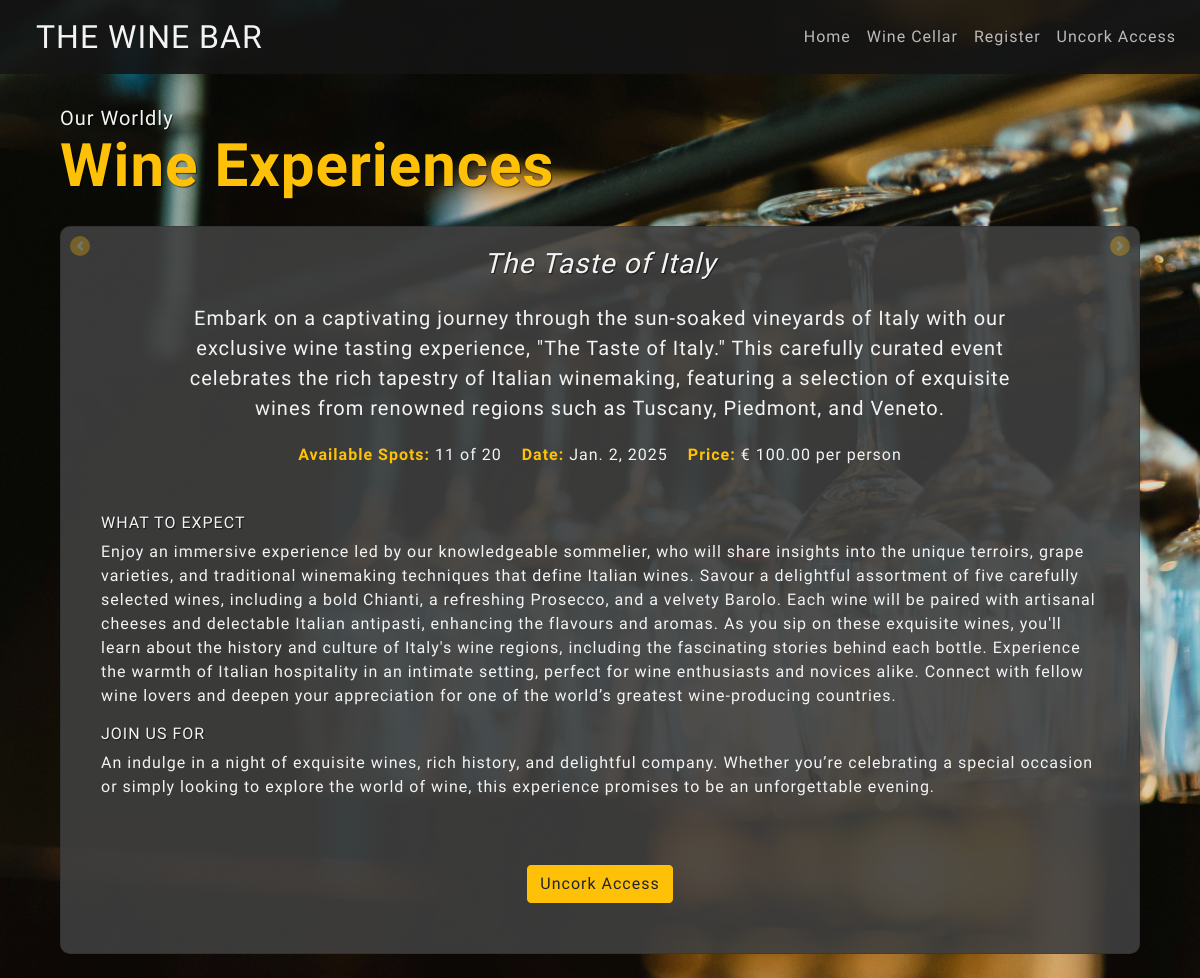
/wine_cellar/wine_cellar/, run on an earlier commit of the app's database.
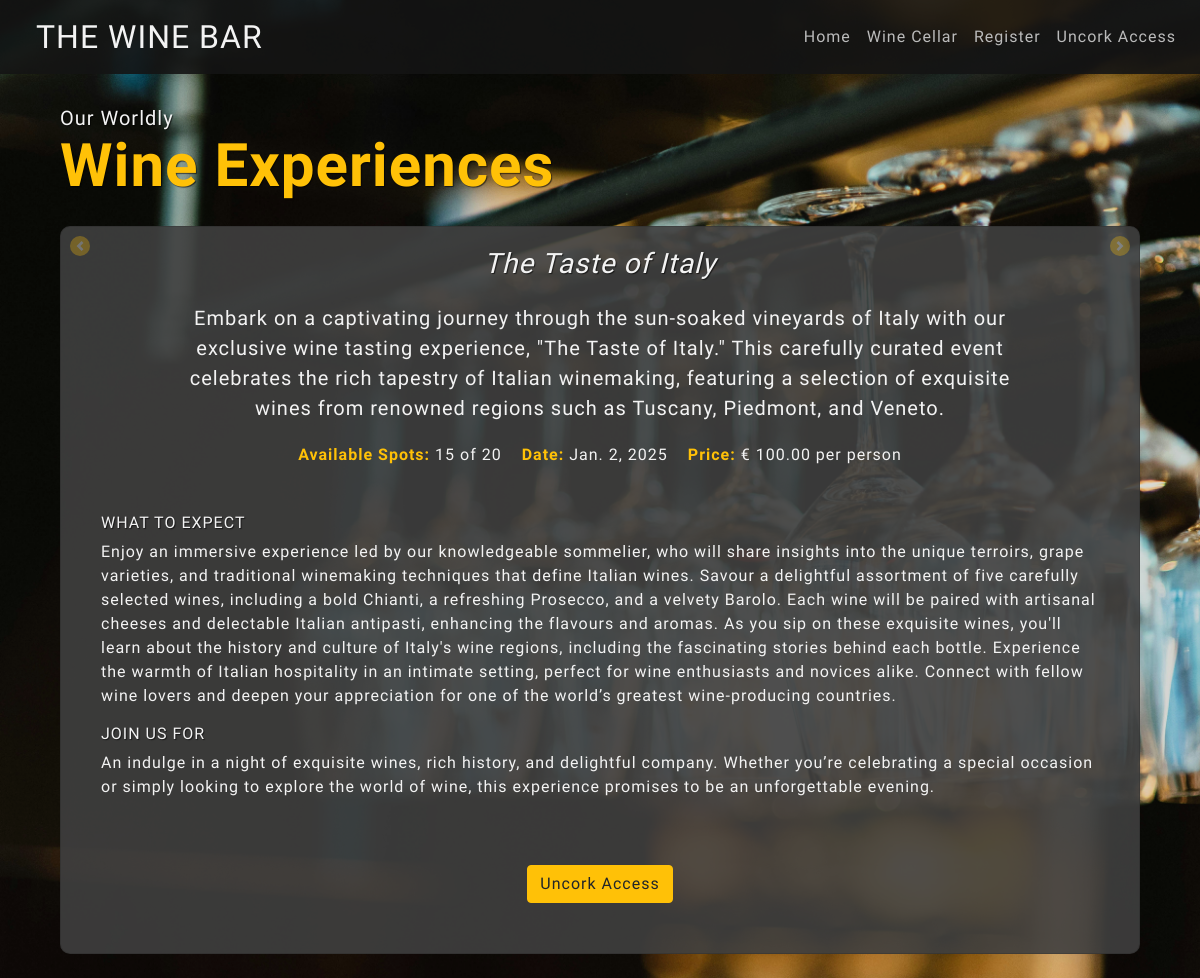
And on a later commit of the database.
### bookings/models.py (models this page shows, shortened)
class wineCellar(models.Model):
    title = models.CharField(max_length=255)
    description = models.TextField()
    price = models.DecimalField(max_digits=10, decimal_places=2)
    date = models.DateField()
    available_spots = models.PositiveIntegerField()
    total_spots = models.PositiveIntegerField()
    what_to_expect = models.TextField()
    join_us_for = models.TextField()

### bookings/views.py (the view)
# urls.py: path("wine_cellar/", views.wine_list, name="wine_cellar"),
def wine_list(request):
    wines = wineCellar.objects.all()
    return render(request, "bookings/wine_cellar.html", {"wines": wines})

### bookings/templates/bookings/wine_cellar.html (shortened to what this page needs)
{% extends "layout.html" %}
{% block content %}
  <div class="container mt-4">
    <h1 class="mb-4">
      Our Worldly
      <br>
      <strong>Wine Experiences</strong>
    </h1>
    <div id="wineCarousel"
         class="carousel slide"
         data-ride="carousel"
         data-interval="false">
      <div class="carousel-inner">
        {% for wine in wines %}
          <div class="carousel-item {% if forloop.first %}active{% endif %}">
            <div class="card">
              <div class="card-body">
                <h5 class="card-title">{{ wine.title }}</h5>
                <p class="card-text">{{ wine.description }}</p>
                <div id="info">
                  <p>
                    <strong>Available Spots:</strong> {{ wine.available_spots }} of {{ wine.total_spots }}
                  </p>
                  <p>
                    <strong>Date:</strong> {{ wine.date }}
                  </p>
                  <p>
                    <strong>Price:</strong> € {{ wine.price }} per person
                  </p>
                </div>
                <div class="about_tasting">
                  <h6>What to Expect</h6>
                  <p>{{ wine.what_to_expect }}</p>
                  <h6>Join Us For</h6>
                  <p>{{ wine.join_us_for }}</p>
                </div>
                {% if user.is_authenticated %}
                  <button type="button" class="btn btn-warning" data-toggle="modal" data-target="#bookingModal" data-wine-id="{{ wine.id }}">Book Now</button>
                {% else %}
                  <a href="{% url 'bookings:register' %}" class="btn btn-warning">Uncork Access</a>
                {% endif %}
              </div>
            </div>
          </div>
        {% endfor %}
      </div>
      <a class="carousel-control-prev"
         href="#wineCarousel"
         role="button"
         data-slide="prev">
        <span class="carousel-control-prev-icon" aria-hidden="true"></span>
      </a>
      <a class="carousel-control-next"
         href="#wineCarousel"
         role="button"
         data-slide="next">
        <span class="carousel-control-next-icon" aria-hidden="true"></span>
      </a>
    </div>
  </div>
{% endblock content %}
{% block scripts %}
  {% load static %}
{% endblock scripts %}

What changed in the data, as far as the page shows it:
changed wineCellar "The Taste of Italy": available_spots "11" → "15"
